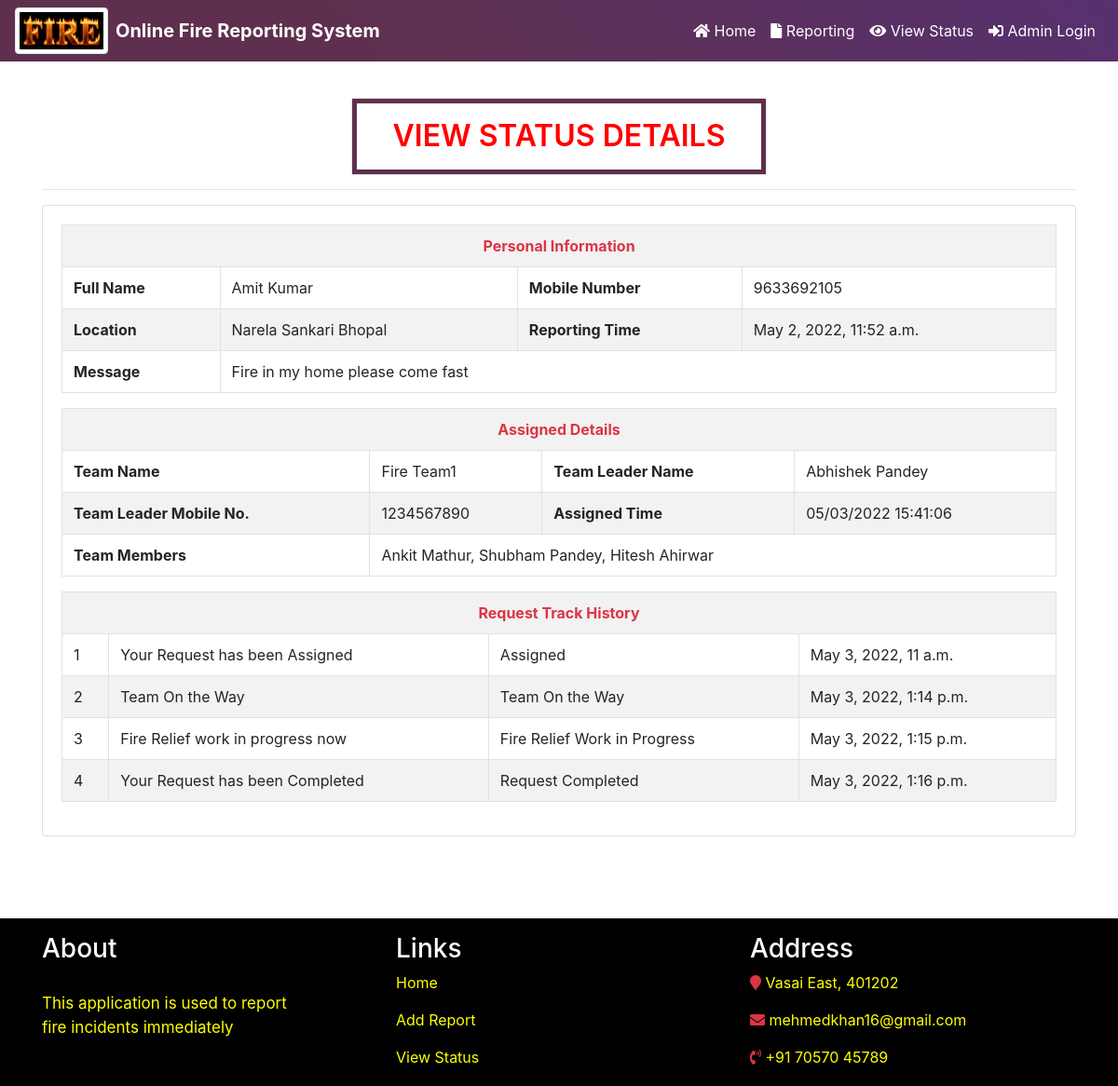
Page /viewStatusDetails/1 on the committed database.
### firereport/models.py (models this page shows, shortened)
class Firereport(models.Model):
    FullName = models.CharField(max_length=250, null=True)
    MobileNumber = models.CharField(max_length=12, null=True)
    Location = models.CharField(max_length=200, null=True)
    Message = models.CharField(max_length=200, null=True)
    AssignTo = models.ForeignKey(Teams, on_delete=models.CASCADE, null=True)
    Status = models.CharField(max_length=150, null=True)
    Postingdate = models.DateTimeField(auto_now_add=True)
    AssignedTime = models.CharField(max_length=150, null=True)
    UpdationDate = models.DateTimeField(null=True)

class Teams(models.Model):
    teamName = models.CharField(max_length=200, null=True)
    teamLeaderName = models.CharField(max_length=250, null=True)
    teamLeadMobno = models.CharField(max_length=15, null=True)
    teamMembers = models.CharField(max_length=300, null=True)
    postingDate = models.DateTimeField(auto_now_add=True)

class Firetequesthistory(models.Model):
    firereport = models.ForeignKey(Firereport, on_delete=models.CASCADE, null=True)
    status = models.CharField(max_length=200, null=True)
    remark = models.CharField(max_length=250, null=True)
    postingDate = models.DateTimeField(auto_now_add=True)

### firereport/views.py (the view)
# urls.py: path('viewStatusDetails/<int:pid>', viewStatusDetails, name='viewStatusDetails'),
def viewStatusDetails(request,pid):
    firereport = Firereport.objects.get(id=pid)
    report1 = Firetequesthistory.objects.filter(firereport=firereport)
    reportcount = Firetequesthistory.objects.filter(firereport=firereport).count()
    return render(request, 'viewStatusDetails.html', locals())

### firereport/templates/viewStatusDetails.html (shortened to what this page needs)
{% include 'navbar.html' %}
{% load static %}
<!DOCTYPE html>
<html lang="en">
<head>
</head>
<body>
<br>
<div class="container mt-3">
    <h5 class="page-title text-center">View Status Details</h5>
    <hr>
    <div class="card">
        <div class="card-body">
            <table id="example1" class="table table-bordered table-striped">
                <tr>
                    <th colspan="4" class="text-center text-danger">Personal Information</th>
                </tr>
                <tr>
                    <th>Full Name</th>
                    <td>{{firereport.FullName}}</td>
                    <th>Mobile Number</th>
                    <td>{{firereport.MobileNumber}}</td>
                </tr>
                <tr>
                    <th>Location</th>
                    <td>{{firereport.Location}}</td>
                    <th>Reporting Time</th>
                    <td>{{firereport.Postingdate}}</td>
                </tr>
                <tr>
                    <th>Message</th>
                    <td colspan="3">{{firereport.Message}}</td>
                </tr>
            </table>
            <table id="example1" class="table table-bordered table-striped">
                <tr>
                    <th colspan="4" class="text-center text-danger">Assigned Details</th>
                </tr>
                {% if firereport.AssignTo %}
                <tr>
                    <th>Team Name</th>
                    <td>{{firereport.AssignTo.teamName}}</td>
                    <th>Team Leader Name</th>
                    <td>{{firereport.AssignTo.teamLeaderName}}</td>
                </tr>
                <tr>
                    <th>Team Leader Mobile No.</th>
                    <td>{{firereport.AssignTo.teamLeadMobno}}</td>
                    <th>Assigned Time</th>
                    <td>{{firereport.AssignedTime}}</td>
                </tr>
                <tr>
                    <th>Team Members</th>
                    <td colspan="3">{{firereport.AssignTo.teamMembers}}</td>
                </tr>
                {% else %}
                <tr>
                    <th><h4 align="center" style="color:green"> Not Updated Yet </h4></th>
                </tr>
                {% endif %}
            </table>
            {% if reportcount != 0 %}
            <table id="example1" class="table table-bordered table-striped">
                <tr>
                    <th colspan="4" class="text-center text-danger">Request Track History</th>
                </tr>
                {% for i in report1 %}
                <tr>
                    <td>{{forloop.counter}}</td>
                    <td>{{i.remark}}</td>
                    <td>{{i.status}}</td>
                    <td>{{i.postingDate}}</td>
                </tr>
                {% endfor %}
            </table>
            {% endif %}
        </div>
    </div>
</div>
<br><br><br>
</body>
</html>
{% include 'footer.html' %}

### firereport/templates/navbar.html (shortened to what this page needs)
{% load static %}
  <link rel="stylesheet" href="https://maxcdn.bootstrapcdn.com/bootstrap/4.5.2/css/bootstrap.min.css">
<link rel="stylesheet" href="https://use.fontawesome.com/releases/v5.7.0/css/all.css">
<link rel="stylesheet" href="{% static 'css/mystyle.css' %}">
<nav class="navbar navbar-expand-md bg-custom navbar-dark">
  <img src="{% static 'images/fire.jpg' %}" class="img-thumbnail" width="100" height="50">
  <a class="navbar-brand pl-2" href="#"> Online Fire Reporting System</a>
  <div class="collapse navbar-collapse" id="collapsibleNavbar">
    <ul class="navbar-nav pl-5 ml-auto">
      <li class="nav-item">
        <a class="nav-link" href="{% url 'index' %}"><i class="fas fa-home"></i> Home</a>
      </li>
      <li class="nav-item">
        <a class="nav-link" href="{% url 'reporting' %}"><i class="fas fa-file"></i> Reporting</a>
      </li>
      <li class="nav-item">
        <a class="nav-link" href="{% url 'viewStatus' %}"><i class="fas fa-eye"></i> View Status</a>
      </li>
      <li class="nav-item">
        <a class="nav-link" href="{% url 'admin_login' %}"><i class="fas fa-sign-in-alt"></i> Admin Login</a>
      </li>
    </ul>
  </div>
</nav>

### firereport/templates/footer.html
{% load static %}
<div class="mt-3" style="background-color: #000000; width:100%; height:180px">
    <div class="container">
        <div class="row">
            <div class="col-md-4 mt-3">
                <h3 class="text-white">About</h3>
                <p style="color:yellow; font-size : 17px; margin-top: 30px;">This application is used to report<br>fire incidents immediately</p>
            </div>
            <div class="col-md-4 mt-3">
                <h3 class="text-white">Links</h3>
                <p><a href="{% url 'index' %}" style="color: yellow; font-size : 16px">Home</a></p>
                <p><a href="{% url 'reporting' %}" style="color: yellow; font-size : 16px">Add Report</a></p>
                <p><a href="{% url 'viewStatus' %}" style="color: yellow; font-size : 16px">View Status</a></p>
            </div>
            <div class="col-md-4 mt-3">
                <h3 class="text-white">Address</h3>
                <p style="color: yellow; font-size : 16px"><i class="fa fa-map-marker text-danger"></i> Vasai East, 401202</p>
                <p><i class="fa fa-envelope text-danger"></i><a style="color: yellow; font-size : 16px" href="mailto:mehmedkhan16@gmail.com"> mehmedkhan16@gmail.com</a></p>
                <p><i class="fas fa-phone-volume text-danger"></i><a style="color: yellow; font-size : 16px" href="tel:+917057045789"> +91 70570 45789</a></p>
            </div>
        </div>
    </div>
</div>

### firereport/static/css/mystyle.css (style rules this page uses)
.navbar-brand { color : white !important; font-weight:bold }
.bg-custom { background: linear-gradient(45deg, #5f304e 32%, #573170 100%); }
.nav-link { color : white !important; }
.page-title { color : red; font-size: 2em; font-weight: 600; padding: .5em 1em; box-shadow: 0px 0px 2px #b0b0b0; text-transform: uppercase; width: 40%; margin: 0 auto; border: 5px solid #5f304e; }

### rows in the picture
Firereport: FullName "Amit Kumar", MobileNumber "9633692105", Location "Narela Sankari Bhopal", Postingdate "May 2, 2022, 11:52 a.m.", Message "Fire in my home please come fast", AssignTo.teamName "Fire Team1", AssignTo.teamLeaderName "Abhishek Pandey", AssignTo.teamLeadMobno "1234567890", AssignedTime "05/03/2022 15:41:06", AssignTo.teamMembers "Ankit Mathur, Shubham Pandey, Hitesh Ahirwar"
Firetequesthistory: remark "Your Request has been Assigned", status "Assigned", postingDate "May 3, 2022, 11 a.m."
Firetequesthistory: remark "Team On the Way", status "Team On the Way", postingDate "May 3, 2022, 1:14 p.m."
Firetequesthistory: remark "Fire Relief work in progress now", status "Fire Relief Work in Progress", postingDate "May 3, 2022, 1:15 p.m."
Firetequesthistory: remark "Your Request has been Completed", status "Request Completed", postingDate "May 3, 2022, 1:16 p.m."
